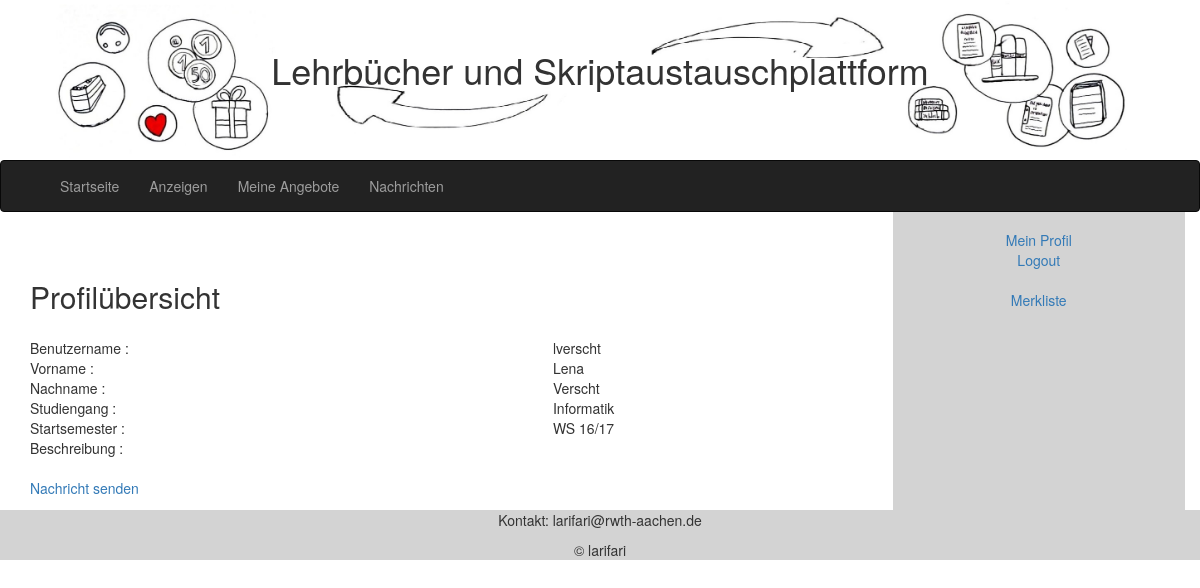
Screenshot of /Code/main.php?page=foreignprofile&username=lverscht (signed in) with the database file from the repository.
### tables this page shows
CREATE TABLE `member` (
  `nickname` varchar(32) NOT NULL,
  `lastName` varchar(64) NOT NULL,
  `firstName` varchar(64) NOT NULL,
  `password` varchar(64) NOT NULL DEFAULT '',
  `studyPath` varchar(128) DEFAULT NULL,
  `description` text,
  `startsem` varchar(16) DEFAULT NULL,
  `admin` tinyint(1) NOT NULL DEFAULT '0'
);

### Code/foreignprofile.php (the view, shortened to what this page needs)
<article class="col-xs-9">
    <section>
		<?php
		if(isset($_GET['username'])) {
		$statement = $pdo->prepare("SELECT * FROM member WHERE nickname = :username");
		$result = $statement->execute(array('username' => $_GET["username"]));
		$user = $statement->fetch();
		if($user!=NULL){
            ?>
            <h2>Profilübersicht</h2>
            <br>
            <table>
            <tr>
                <td>
                    Benutzername :
                </td>
                <td>
                    <?php echo $user["nickname"]; ?>
                </td>
            </tr>
            <tr>
                <td>
                    Vorname :
                </td>
                <td>
                    <?php echo  $user["firstName"];?>
                </td>
            </tr>
            <tr>
                <td>
                    Nachname :
                </td>
                <td>
                    <?php echo $user["lastName"];?>
                </td>
            </tr>
            <tr>
                <td>
                    Studiengang :
                </td>
                <td>
                    <?php echo $user["studyPath"];?>
                </td>
            </tr>
            <tr>
                <td>
                    Startsemester :
                </td>
                <td>
                    <?php echo $user["startsem"];?>
                </td>
            </tr>
            <tr>
                <td>
                    Beschreibung :
                </td>
                <td>
                </td>
            </tr>
            </table>
            <br>
            <a href="main.php?page=messages&contact=<?php echo $user['nickname']?>" class="button">Nachricht senden</a>
            <?php
            }else{
                echo "Das Mitglied mit dem Benutzernamen \"$_GET[username]\" existiert nicht. ";
            }
		}else{
			echo 'Es wurde kein Benutzername abgefragt. ' ;
		}
        ?>
    </section>
</article>

### Code/style.css (style rules this page uses)
* { margin: 0; padding: 0; }
body { margin: 0 auto; }
table { width: 100%; border-collapse: collapse; }
section { margin: 5px 0; background-color: white; }
section h2 { margin-bottom: 5px; }

### rows the page displays
member: nickname "lverscht", firstName "Lena", lastName "Verscht", studyPath "Informatik", startsem "WS 16/17"
